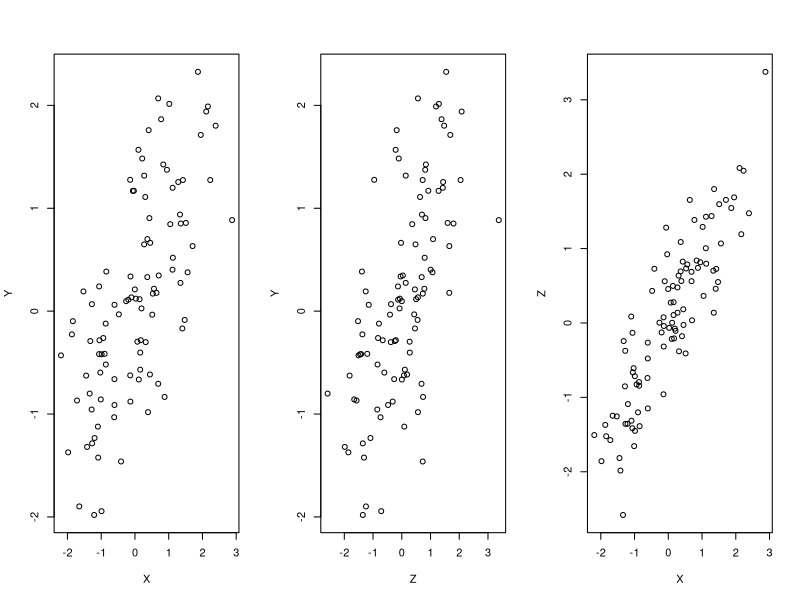
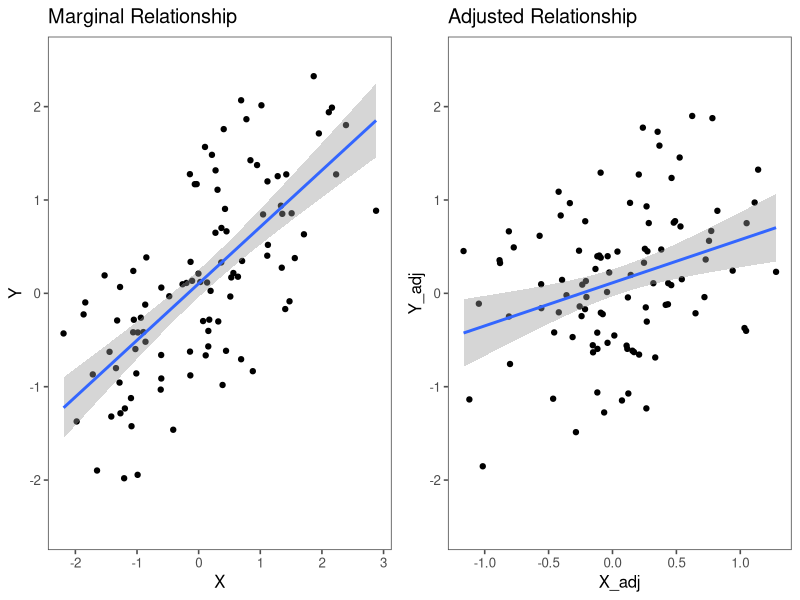
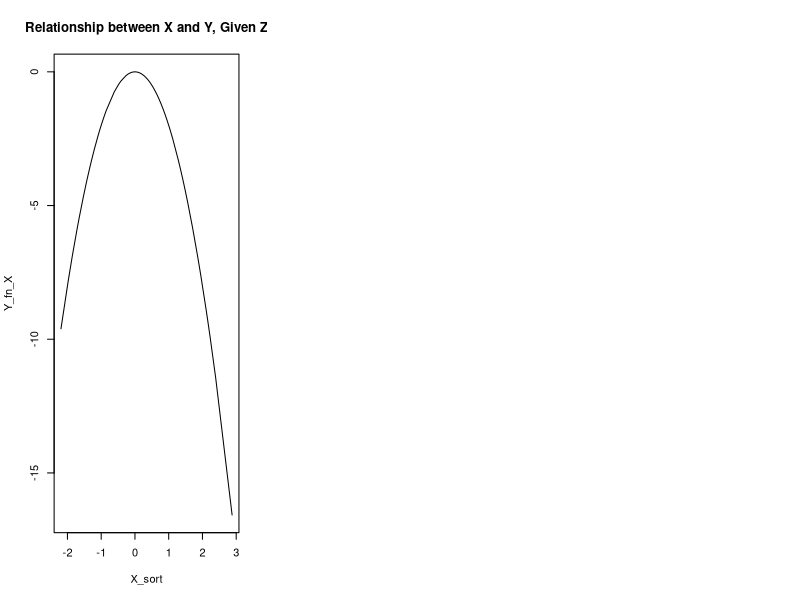
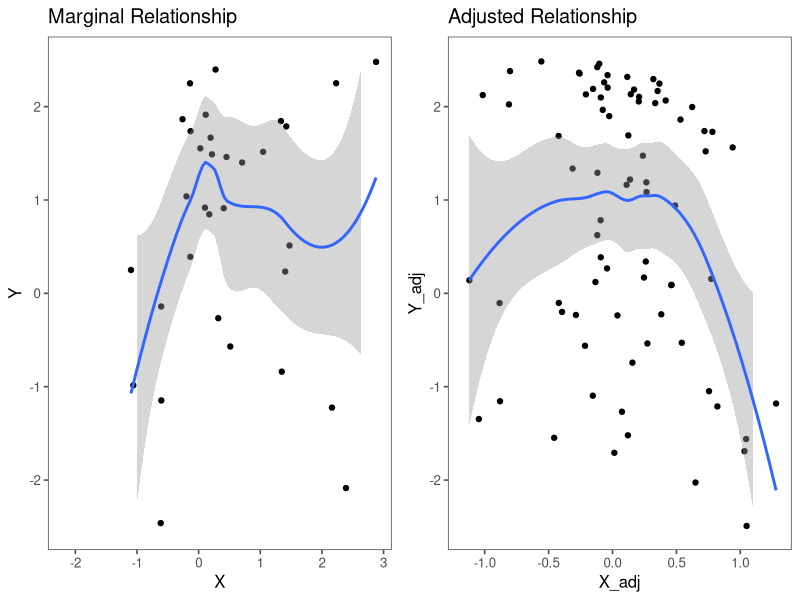

Source code (R) for these figures, in order:
## ---- chunk 1
knitr::opts_knit$set(base.dir = "~/Documents/Github/mandymejia.github.io/", base.url = "/")
knitr::opts_chunk$set(fig.path = "images/")
knitr::opts_chunk$set(echo = TRUE, message = FALSE, warning = FALSE)
## ---- chunk 2
#generate 3 independent variables X, Y, Z
set.seed(45873)
xyz0 <- matrix(rnorm(100*3), nrow=3, ncol=100)

#induce correlations between X, Y and Z
(cor_xyz <- matrix(c(1, 0.7, 0.85, 0.7, 1, 0.6, 0.85, 0.6, 1), nrow=3))
cor_xyz_sqrt <- expm::sqrtm(cor_xyz)
xyz <- t(cor_xyz_sqrt %*% xyz0)
cor(xyz) #empirical correlation, should be close to cor_xyz

## ---- chunk 3
#define X, Y, Z
X <- xyz[,1]
Y <- xyz[,2]
Z <- xyz[,3]

#plot marginal relationships
par(mfrow=c(1,3))
plot(X, Y)
plot(Z, Y)
plot(X, Z)
## ---- chunk 4
#adjust both X and Y for Z, adding back in the mean
Y_adj <- residuals(lm(Y ~ Z)) + mean(Y)
X_adj <- residuals(lm(X ~ Z)) + mean(X)

library(ggplot2)
library(ggthemes)
library(gridExtra)
p1 <- qplot(X, Y) + geom_smooth(method='lm') + ggtitle('Marginal Relationship') + theme_few() + ylim(-2.5, 2.5)
p2 <- qplot(X_adj, Y_adj) + geom_smooth(method='lm') + ggtitle('Adjusted Relationship') + theme_few() + ylim(-2.5, 2.5)
grid.arrange(p1, p2, nrow=1)
## ---- chunk 5
#use the correlated x and z from above
#simulate y = beta0 + beta1*x^2 + gamma*z
beta0 <- 2
beta1 <- -2
gamma <- 5
Y <- beta0 + beta1*X^2 + gamma*Z + rnorm(100, mean = 0, sd = 0.1)
## ---- chunk 6
X_sort <- sort(X)
Y_fn_X <- beta1*X_sort^2 
plot(X_sort, Y_fn_X, type='l', main='Relationship between X and Y, Given Z')
## ---- chunk 7
#adjust both X and Y for Z, adding back in the mean
Y_adj <- residuals(lm(Y ~ Z)) + mean(Y)
X_adj <- residuals(lm(X ~ Z)) + mean(X)

p1 <- qplot(X, Y) + geom_smooth() + ggtitle('Marginal Relationship') + theme_few() + ylim(-2.5, 2.5)
p2 <- qplot(X_adj, Y_adj) + geom_smooth() + ggtitle('Adjusted Relationship') + theme_few() + ylim(-2.5, 2.5)
grid.arrange(p1, p2, nrow=1)
